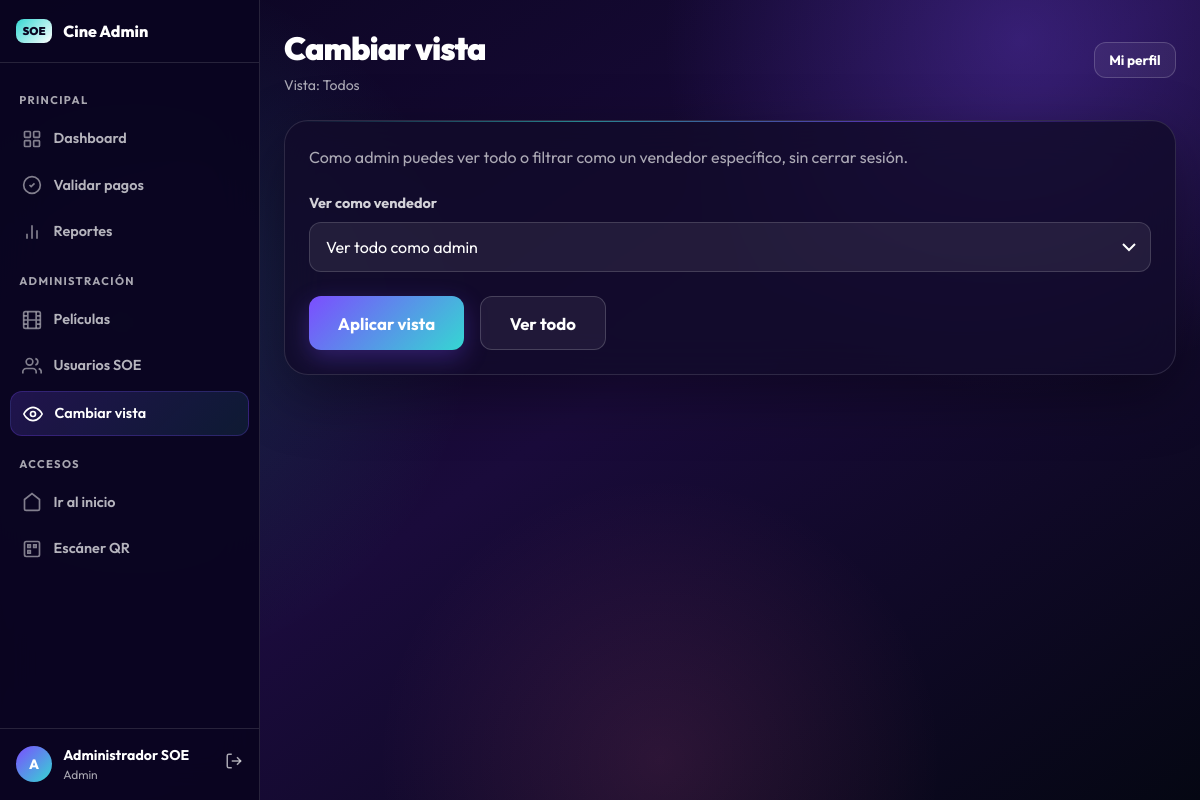
Screenshot of /admin/modo.php (signed in) with the database file from the repository.
### tables this page shows
CREATE TABLE usuarios (
  id INT UNSIGNED AUTO_INCREMENT PRIMARY KEY,
  nombre_completo VARCHAR(150) NOT NULL,
  correo VARCHAR(150) NOT NULL UNIQUE,
  password_hash VARCHAR(255) NOT NULL,
  rol ENUM('admin','vendedor','validador') NOT NULL DEFAULT 'vendedor',
  codigo_referencia CHAR(12) NOT NULL UNIQUE,
  whatsapp VARCHAR(20) NULL,
  qr_pago_imagen VARCHAR(255) NULL,
  estado ENUM('activo','inactivo','eliminado') NOT NULL DEFAULT 'activo',
  fecha_creacion DATETIME NOT NULL DEFAULT CURRENT_TIMESTAMP,
  fecha_actualizacion DATETIME NOT NULL DEFAULT CURRENT_TIMESTAMP ON UPDATE CURRENT_TIMESTAMP,
  creado_por INT UNSIGNED NULL,
  INDEX idx_rol (rol),
  INDEX idx_estado (estado),
  INDEX idx_codigo (codigo_referencia)
);

### config/config.php (called while the page is built, shortened)
<?php
function e(?string $value): string
{
    return htmlspecialchars((string) $value, ENT_QUOTES, 'UTF-8');
}
function asset(string $path): string
{
    $cleanPath = ltrim($path, '/');
    $url = BASE_URL . '/' . $cleanPath;
    $filePath = ROOT_PATH . '/' . str_replace('/', DIRECTORY_SEPARATOR, $cleanPath);
    if (is_file($filePath)) {
        $separator = str_contains($url, '?') ? '&' : '?';
        $url .= $separator . 'v=' . filemtime($filePath);
    }
    return $url;
}

### classes/Auth.php (called while the page is built, shortened)
<?php
class Auth
{
    public static function user(): ?array
    {
        return $_SESSION['usuario'] ?? null;
    }
}

### admin/modo.php (the view, shortened to what this page needs)
<?php
require __DIR__ . '/_bootstrap.php';
$pdo = Database::getConnection();
$vendedores = $pdo->query("SELECT id, nombre_completo, codigo_referencia, rol FROM usuarios WHERE rol IN ('admin','vendedor') AND estado='activo' ORDER BY rol,nombre_completo")->fetchAll();
admin_header('Cambiar vista');
?>
<div class="glass admin-panel">
    <p class="text-muted mb-3">Como admin puedes ver todo o filtrar como un vendedor específico, sin cerrar sesión.</p>
    <form method="post">
        <div class="form-group mb-3">
            <label class="form-label">Ver como vendedor</label>
            <select class="form-input form-select" name="vendor_id">
                <option value="">Ver todo como admin</option>
            </select>
        </div>
        <div class="flex gap-2">
            <button class="btn btn-primary btn-lg">Aplicar vista</button>
            <a class="btn btn-ghost btn-lg" href="modo.php?limpiar=1">Ver todo</a>
        </div>
    </form>
</div>
<?php admin_footer(); ?>

### admin/_bootstrap.php (shortened to what this page needs)
<?php
require __DIR__ . '/../config/config.php';
require __DIR__ . '/../classes/Auth.php';
function admin_is_admin(): bool { return Auth::user()['rol'] === 'admin'; }
function admin_is_vendor(): bool { return Auth::user()['rol'] === 'vendedor'; }
function admin_view_vendor_label(): string {
    return 'Todos';
}
function admin_nav_active(string $page): string {
    return basename((string) ($_SERVER['SCRIPT_NAME'] ?? '')) === $page ? 'active' : '';
}
function admin_header(string $title): void {
    $user = Auth::user();
    $initial = strtoupper(substr($user['nombre'] ?? 'U', 0, 1));
    ?>
    <!doctype html>
    <html lang="es">
    <head>
        <link href="<?= e(asset('assets/css/bootstrap.min.css')) ?>" rel="stylesheet">
        <link href="<?= e(asset('assets/css/style.css')) ?>" rel="stylesheet">
    </head>
    <body class="site-bg">
    <div class="admin-layout">
        <aside class="sidebar">
            <div class="sidebar-header">
                <span class="brand-icon">SOE</span>
                <span>Cine Admin</span>
            </div>
            <nav class="sidebar-nav">
                <div class="sidebar-section">Principal</div>
                <a class="sidebar-link <?= admin_nav_active('index.php') ?>" href="index.php">
                    <svg viewBox="0 0 24 24" fill="none" stroke="currentColor" stroke-width="2"><rect x="3" y="3" width="7" height="7" rx="1"/><rect x="14" y="3" width="7" height="7" rx="1"/><rect x="3" y="14" width="7" height="7" rx="1"/><rect x="14" y="14" width="7" height="7" rx="1"/></svg>
                    <span class="sidebar-label">Dashboard</span>
                </a>
                <a class="sidebar-link <?= admin_nav_active('validar.php') ?>" href="validar.php">
                    <svg viewBox="0 0 24 24" fill="none" stroke="currentColor" stroke-width="2"><path d="M9 12l2 2 4-4"/><circle cx="12" cy="12" r="10"/></svg>
                    <span class="sidebar-label">Validar pagos</span>
                </a>
                <a class="sidebar-link <?= admin_nav_active('reportes.php') ?>" href="reportes.php">
                    <svg viewBox="0 0 24 24" fill="none" stroke="currentColor" stroke-width="2"><path d="M18 20V10M12 20V4M6 20v-6"/></svg>
                    <span class="sidebar-label">Reportes</span>
                </a>
                <?php if (admin_is_admin()): ?>
                <div class="sidebar-section">Administración</div>
                <a class="sidebar-link <?= admin_nav_active('peliculas.php') ?>" href="peliculas.php">
                    <svg viewBox="0 0 24 24" fill="none" stroke="currentColor" stroke-width="2"><rect x="2" y="2" width="20" height="20" rx="2"/><path d="M7 2v20M17 2v20M2 12h20M2 7h5M2 17h5M17 17h5M17 7h5"/></svg>
                    <span class="sidebar-label">Películas</span>
                </a>
                <a class="sidebar-link <?= admin_nav_active('usuarios.php') ?>" href="usuarios.php">
                    <svg viewBox="0 0 24 24" fill="none" stroke="currentColor" stroke-width="2"><path d="M17 21v-2a4 4 0 0 0-4-4H5a4 4 0 0 0-4 4v2"/><circle cx="9" cy="7" r="4"/><path d="M23 21v-2a4 4 0 0 0-3-3.87"/><path d="M16 3.13a4 4 0 0 1 0 7.75"/></svg>
                    <span class="sidebar-label">Usuarios SOE</span>
                </a>
                <a class="sidebar-link <?= admin_nav_active('modo.php') ?>" href="modo.php">
                    <svg viewBox="0 0 24 24" fill="none" stroke="currentColor" stroke-width="2"><path d="M1 12s4-8 11-8 11 8 11 8-4 8-11 8-11-8-11-8z"/><circle cx="12" cy="12" r="3"/></svg>
                    <span class="sidebar-label">Cambiar vista</span>
                </a>
                <?php endif; ?>
                <div class="sidebar-section">Accesos</div>
                <a class="sidebar-link" href="../index.php">
                    <svg viewBox="0 0 24 24" fill="none" stroke="currentColor" stroke-width="2"><path d="M3 9l9-7 9 7v11a2 2 0 0 1-2 2H5a2 2 0 0 1-2-2z"/></svg>
                    <span class="sidebar-label">Ir al inicio</span>
                </a>
                <a class="sidebar-link" href="../validador/escaner.php">
                    <svg viewBox="0 0 24 24" fill="none" stroke="currentColor" stroke-width="2"><rect x="3" y="3" width="18" height="18" rx="2"/><path d="M7 7h3v3H7zM14 7h3v3h-3zM7 14h3v3H7z"/></svg>
                    <span class="sidebar-label">Escáner QR</span>
                </a>
            </nav>
            <div class="sidebar-user">
                <div class="sidebar-user-avatar"><?= e($initial) ?></div>
                <div class="sidebar-user-info">
                    <div class="sidebar-user-name"><?= e($user['nombre'] ?? 'Usuario') ?></div>
                    <div class="sidebar-user-role"><?= e(ucfirst($user['rol'] ?? '')) ?></div>
                </div>
                <a href="../login.php?salir=1" title="Salir" style="margin-left:auto;color:var(--muted)">
                    <svg width="18" height="18" viewBox="0 0 24 24" fill="none" stroke="currentColor" stroke-width="2"><path d="M9 21H5a2 2 0 0 1-2-2V5a2 2 0 0 1 2-2h4"/><polyline points="16 17 21 12 16 7"/><line x1="21" y1="12" x2="9" y2="12"/></svg>
                </a>
            </div>
        </aside>
        <div class="main-area">
            <header class="admin-header">
                <div>
                    <h1><?= e($title) ?></h1>
                    <span class="text-muted text-sm">Vista: <?= e(admin_view_vendor_label()) ?></span>
                </div>
                <div class="flex gap-1">
                    <a class="btn btn-ghost btn-sm" href="perfil.php">Mi perfil</a>
                </div>
            </header>
    <?php
}
function admin_footer(): void {
    echo '</div></div>';
    echo '</body></html>';
}

### assets/css/base.css (style rules this page uses)
:root { --bg:#0a0520;--bg2:#1a0b3b;--surface:rgba(18,12,42,.82);--surface-soft:rgba(255,255,255,.07); --line:rgba(255,255,255,.12);--text:#fff;--muted:rgba(255,255,255,.65); --purple:#7c4dff;--cyan:#35d7d2;--pink:#ff6aa2;--blue:#5b8df7; --danger:#ef4444;--warning:#f59e0b;--success:#10b981; --r-xl:24px;--r-lg:18px;--r-md:12px; --shadow:0 20px 60px rgba(0,0,0,.35);--glow:0 0 0 1px rgba(255,255,255,.08),0 24px 70px rgba(53,215,210,.12); --nav-h:70px; }
* { box-sizing:border-box;margin:0;padding:0 }
html { scroll-behavior:smooth }
body { font-family:'Outfit',system-ui,sans-serif;color:var(--text);background:var(--bg);min-height:100vh;overflow-x:hidden;text-rendering:optimizeLegibility }
a { color:inherit;text-decoration:none }
.btn { display:inline-flex;align-items:center;justify-content:center;gap:.5rem;padding:.7rem 1.4rem;border:1px solid transparent;border-radius:var(--r-md);font-family:inherit;font-weight:700;font-size:.95rem;cursor:pointer;transition:all .25s ease;text-decoration:none }
.btn-primary { background:linear-gradient(135deg,var(--purple),var(--cyan));color:#fff;border:0;box-shadow:0 8px 25px rgba(124,77,255,.3) }
.btn-ghost { background:rgba(255,255,255,.06);color:#fff;border:1px solid rgba(255,255,255,.18) }
.btn-sm { padding:.45rem .9rem;font-size:.85rem }
.btn-lg { padding:.85rem 1.8rem;font-size:1.05rem;min-height:50px }
.form-group { margin-bottom:1.2rem }
.form-label { display:block;margin-bottom:.45rem;color:rgba(255,255,255,.82);font-weight:700;font-size:.9rem }
.form-input,.form-select { width:100%;min-height:50px;padding:.7rem 1rem;border:1px solid rgba(255,255,255,.15);border-radius:var(--r-md);background:rgba(255,255,255,.07);color:#fff;font-family:inherit;font-size:1rem;transition:border-color .2s,box-shadow .2s }
.form-input::placeholder { color:rgba(255,255,255,.4) }
.form-select { appearance:none;background-repeat:no-repeat;background-position:right .8rem center;background-size:1rem;padding-right:2.5rem }
.form-select option { background:#1a0b3b;color:#fff }
.glass { background:var(--surface);backdrop-filter:blur(20px);border:1px solid var(--line);border-radius:var(--r-xl);box-shadow:var(--shadow);position:relative;overflow:hidden }
.glass::before { content:"";position:absolute;inset:0 0 auto;height:1px;background:linear-gradient(90deg,transparent,rgba(53,215,210,.6),rgba(124,77,255,.6),transparent);pointer-events:none }
.glass>* { position:relative;z-index:1 }
.flex { display:flex }
.gap-1 { gap:.5rem }
.gap-2 { gap:1rem }
.text-muted { color:var(--muted) }
.text-sm { font-size:.88rem }
.mb-3 { margin-bottom:1.5rem }

### assets/css/pages.css (style rules this page uses)
.site-bg { background:radial-gradient(circle at 85% 5%,rgba(124,77,255,.3),transparent 28%),radial-gradient(circle at 10% 40%,rgba(53,215,210,.15),transparent 30%),radial-gradient(circle at 55% 95%,rgba(255,106,162,.12),transparent 28%),linear-gradient(145deg,#0a0520 0%,#1a0b3b 50%,#050713 100%);background-attachment:fixed;min-height:100vh }

### rows the page displays
usuarios: nombre_completo "A", nombre_completo "Administrador SOE", rol "Admin"

### other values shown
$title "Cambiar vista"
admin_view_vendor_label() "Todos"
